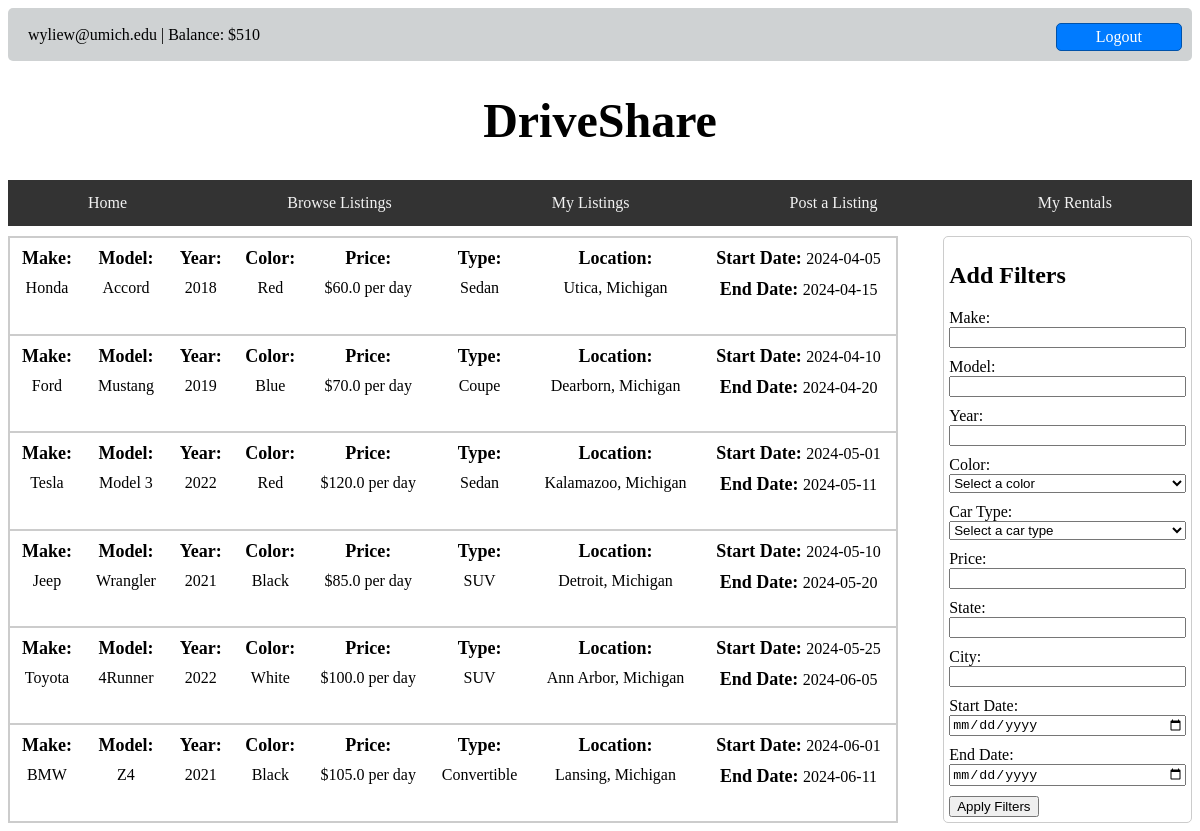
Screenshot of /listings (signed in) with the database file from the repository.
### tables this page shows
CREATE TABLE users (
                            id INTEGER PRIMARY KEY AUTOINCREMENT,
                            email TEXT UNIQUE NOT NULL,
                            password TEXT,
                            security_answer1 TEXT,
                            security_answer2 TEXT,
                            security_answer3 TEXT,
                            balance DECIMAL(10, 2) DEFAULT 0.0,
                            thumbs_up INTEGER DEFAULT 0,
                            thumbs_down INTEGER DEFAULT 0
                        );

CREATE TABLE listings (
                            id INTEGER PRIMARY KEY AUTOINCREMENT,
                            seller_id INTEGER,
                            buyer_id INTEGER,
                            make TEXT,
                            model TEXT,
                            year INTEGER,
                            color TEXT,
                            type TEXT,
                            price REAL,
                            city TEXT,
                            state TEXT,
                            start_date TEXT,
                            end_date TEXT,
                            FOREIGN KEY (seller_id) REFERENCES users(id),
                            FOREIGN KEY (buyer_id) REFERENCES users(id)
                        );

### main.py (the view)
@app.get("/listings", response_class=HTMLResponse)
def listings(request: Request, listing_manager: Annotated[ListingMediator, Depends(get_listing_manager)],
             user = Depends(get_current_user)):
    listings = listing_manager.get_listings()
    return templates.TemplateResponse("listings.html", {"request": request, "listings": listings, "user": user})

### driveshare/interface/listings.html (shortened to what this page needs)
<!DOCTYPE html>
<html lang="en">
<head>
    <link rel="stylesheet" href="{{ url_for('static', path='/assets/browse.css') }}">
</head>
<body>
    {% include 'title.html' %}
    <div class="content">
        <div class="listings">
            {% if listings %}
                {% for listing in listings %}
                <div class="listing" onclick="window.location='/listings/{{listing.id}}'">
                    <div class="item-container">
                        <div class="item">
                            <label>Make:</label>
                        </div>
                        <div class="item">
                            <span>{{listing.car.make}}</span>
                        </div>
                    </div>
                    <div class="item-container">
                        <div class="item">
                            <label>Model:</label>
                        </div>
                        <div class="item">
                            <span>{{listing.car.model}}</span>
                        </div>
                    </div>
                    <div class="item-container">
                        <div class="item">
                            <label>Year:</label>
                        </div>
                        <div class="item">
                            <span>{{listing.car.year}}</span>
                        </div>
                    </div>
                    <div class="item-container">
                        <div class="item">
                            <label>Color:</label>
                        </div>
                        <div class="item">
                            <span>{{listing.car.color}}</span>
                        </div>
                    </div>
                    <div class="item-container">
                        <div class="item">
                            <label>Price:</label>
                        </div>
                        <div class="item">
                            <span>${{listing.car.price}} per day</span>
                        </div>
                    </div>
                    <div class="item-container">
                        <div class="item">
                            <label>Type:</label>
                        </div>
                        <div class="item">
                            <span>{{listing.car.car_type}}</span>
                        </div>
                    </div>
                    <div class="item-container">
                        <div class="item">
                            <label>Location:</label>
                        </div>
                        <div class="item">
                            <span>{{listing.location.city}}, {{listing.location.state}}</span>
                        </div>
                    </div>
                    <div class="item-container">
                        <div class="item">
                            <label>Start Date: </label> <span class="availability">{{listing.availability.start_date}}</span>
                        </div>
                        <div class="item">
                            <label>End Date: </label> <span class="availability">{{listing.availability.end_date}}</span>
                        </div>
                    </div>
                </div>
                {% endfor %}
            {% else %}
                <p>No listings found</p>
            {% endif %}
        </div>
        <div class="filter-form">
            <form method="post" id="filters">
                <h2>Add Filters</h2>
                <label for="make">Make:</label>
                <input type="text" name="make">
                <label for="model">Model:</label>
                <input type="text" name="model">
                <label for="year">Year:</label>
                <input type="number" name="year">
                <label for="color">Color:</label>
                <select name="color">
                    <option value="">Select a color</option>
                </select>
                <label for="type">Car Type:</label>
                <select name="type">
                    <option value="">Select a car type</option>
                </select>
                <label for="price">Price:</label>
                <input type="number" step="0.01" name="price">
                <label for="state">State:</label>
                <input type="text" name="state">
                <label for="city">City:</label>
                <input type="text" name="city">
                <label for="start_date">Start Date:</label>
                <input type="date" name="start_date">
                <label for="end_date">End Date:</label>
                <input type="date" name="end_date">
                <button type="submit">Apply Filters</button>
            </form>
        </div>
    </div>
</body>
</html>

### driveshare/interface/title.html
<link rel="stylesheet" href="{{ url_for('static', path='/assets/navbar.css') }}">
<link rel="stylesheet" href="{{ url_for('static', path='/assets/title.css') }}">
<div class="top-bar">
    <a class="user-name" id="username">{{ user.email }}  |  Balance: ${{ user.balance }}</a>
    <a class="logout-button" href="/logout/">Logout</a>
</div>
<h1 class="title">DriveShare</h1>
<div class="navbar">
    <a href="/home/">Home</a>
    <a href="/listings/">Browse Listings</a>
    <a href="/my_listings/">My Listings</a>
    <a href="/listing/post">Post a Listing</a>
    <a href="/rental_history/">My Rentals</a>
</div>

### driveshare/interface/assets/browse.css (style rules this page uses)
.content { display: flex; justify-content: space-between; margin-top: 10px; }
.listings { width: 75%; justify-self: center; display: table; border-collapse: collapse; padding-bottom: 10px; }
.listing { display: table-row; padding: 15px; flex-wrap: nowrap; border: 2px solid #ccc; border-radius: 5px; border-collapse: separate; border-spacing: 0 15px; }
.listing .item-container { text-align: center; margin-left: auto; margin-right: auto; padding: 5px; text-decoration: none; flex: 1; display: table-cell; flex-direction: column; justify-content: space-between; }
.listing .item { text-align: center; padding: 5px; border-top: #ccc; border-bottom: #ccc; }
.listing label { font-weight: bold; font-size: large; }
.filter-form { width: 20%; padding: 5px; border: 1px solid #ccc; border-radius: 5px; }
.filter-form input[type="text"], .filter-form input[type="number"], .filter-form input[type="date"], .filter-form select { width: 100%; margin-bottom: 10px; box-sizing: border-box; }

### driveshare/interface/assets/navbar.css (style rules this page uses)
.navbar { display: flex; justify-content: space-between; align-items: center; background-color: #333; overflow: hidden; width: 100%; }
.navbar a { color: #f2f2f2; text-align: center; margin-left: auto; margin-right: auto; padding: 14px 16px; text-decoration: none; border-radius: 5px; }

### driveshare/interface/assets/title.css (style rules this page uses)
.title { text-align: center; font-size: 3em; }
.top-bar { display: flex; justify-content: space-between; align-items: center; padding: 10px; background-color: #cfd2d3; border-radius: 5px; }
.top-bar .user-name { margin-left: 10px; }
.top-bar .logout-button { width: 10%; padding: 4px; margin-top: 5px; border: 1px solid #0052aa; background-color: #007bff; border-radius: 5px; box-shadow: none; transition: border-color 0.3s ease; color: #fff; text-align: center; text-decoration: none; }

### rows the page displays
users: email "wyliew@umich.edu", balance "510"
listings: car.make "Honda", car.model "Accord", car.year "2018", car.color "Red", car.price "60.0", car.car_type "Sedan", location.city "Utica", location.state "Michigan", availability.start_date "2024-04-05", availability.end_date "2024-04-15"
listings: car.make "Ford", car.model "Mustang", car.year "2019", car.color "Blue", car.price "70.0", car.car_type "Coupe", location.city "Dearborn", location.state "Michigan", availability.start_date "2024-04-10", availability.end_date "2024-04-20"
listings: car.make "Tesla", car.model "Model 3", car.year "2022", car.color "Red", car.price "120.0", car.car_type "Sedan", location.city "Kalamazoo", location.state "Michigan", availability.start_date "2024-05-01", availability.end_date "2024-05-11"
listings: car.make "Jeep", car.model "Wrangler", car.year "2021", car.color "Black", car.price "85.0", car.car_type "SUV", location.city "Detroit", location.state "Michigan", availability.start_date "2024-05-10", availability.end_date "2024-05-20"
listings: car.make "Toyota", car.model "4Runner", car.year "2022", car.color "White", car.price "100.0", car.car_type "SUV", location.city "Ann Arbor", location.state "Michigan", availability.start_date "2024-05-25", availability.end_date "2024-06-05"
listings: car.make "BMW", car.model "Z4", car.year "2021", car.color "Black", car.price "105.0", car.car_type "Convertible", location.city "Lansing", location.state "Michigan", availability.start_date "2024-06-01", availability.end_date "2024-06-11"
